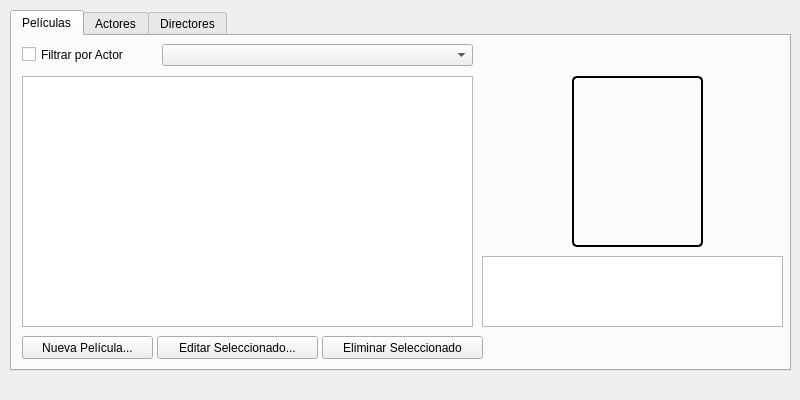
<?xml version="1.0" encoding="UTF-8"?>
<ui version="4.0">
 <class>MainWindow</class>
 <widget class="QMainWindow" name="MainWindow">
  <property name="geometry">
   <rect>
    <x>0</x>
    <y>0</y>
    <width>800</width>
    <height>400</height>
   </rect>
  </property>
  <property name="sizePolicy">
   <sizepolicy hsizetype="Fixed" vsizetype="Fixed">
    <horstretch>0</horstretch>
    <verstretch>0</verstretch>
   </sizepolicy>
  </property>
  <property name="windowTitle">
   <string>Administración</string>
  </property>
  <widget class="QWidget" name="centralwidget">
   <widget class="QTabWidget" name="tabWidget">
    <property name="geometry">
     <rect>
      <x>10</x>
      <y>10</y>
      <width>781</width>
      <height>361</height>
     </rect>
    </property>
    <property name="currentIndex">
     <number>0</number>
    </property>
    <widget class="QWidget" name="Peliculas">
     <attribute name="title">
      <string>Películas</string>
     </attribute>
     <widget class="QCheckBox" name="filter_actor_checkBox">
      <property name="geometry">
       <rect>
        <x>10</x>
        <y>10</y>
        <width>141</width>
        <height>17</height>
       </rect>
      </property>
      <property name="text">
       <string>Filtrar por Actor</string>
      </property>
     </widget>
     <widget class="QComboBox" name="actor_filter_comboBox">
      <property name="geometry">
       <rect>
        <x>150</x>
        <y>8</y>
        <width>311</width>
        <height>22</height>
       </rect>
      </property>
     </widget>
     <widget class="QLabel" name="pelicula_image">
      <property name="geometry">
       <rect>
        <x>560</x>
        <y>40</y>
        <width>131</width>
        <height>171</height>
       </rect>
      </property>
      <property name="styleSheet">
       <string notr="true"> border-style: solid;
     border-width: 2px;
     border-radius: 5px;
     border-color: black;</string>
      </property>
      <property name="text">
       <string/>
      </property>
      <property name="scaledContents">
       <bool>true</bool>
      </property>
     </widget>
     <widget class="QPushButton" name="BNuevo">
      <property name="geometry">
       <rect>
        <x>10</x>
        <y>300</y>
        <width>131</width>
        <height>23</height>
       </rect>
      </property>
      <property name="text">
       <string>Nueva Película...</string>
      </property>
     </widget>
     <widget class="QPushButton" name="BEliminar">
      <property name="geometry">
       <rect>
        <x>310</x>
        <y>300</y>
        <width>161</width>
        <height>23</height>
       </rect>
      </property>
      <property name="text">
       <string>Eliminar Seleccionado</string>
      </property>
     </widget>
     <widget class="QPushButton" name="BEditar">
      <property name="geometry">
       <rect>
        <x>145</x>
        <y>300</y>
        <width>161</width>
        <height>23</height>
       </rect>
      </property>
      <property name="text">
       <string>Editar Seleccionado...</string>
      </property>
     </widget>
     <widget class="QTableWidget" name="tabla_peliculas">
      <property name="geometry">
       <rect>
        <x>10</x>
        <y>40</y>
        <width>451</width>
        <height>251</height>
       </rect>
      </property>
      <property name="selectionMode">
       <enum>QAbstractItemView::SingleSelection</enum>
      </property>
      <property name="selectionBehavior">
       <enum>QAbstractItemView::SelectRows</enum>
      </property>
     </widget>
     <widget class="QTextEdit" name="pelicula_description_text">
      <property name="enabled">
       <bool>true</bool>
      </property>
      <property name="geometry">
       <rect>
        <x>470</x>
        <y>220</y>
        <width>301</width>
        <height>71</height>
       </rect>
      </property>
      <property name="textInteractionFlags">
       <set>Qt::TextSelectableByKeyboard|Qt::TextSelectableByMouse</set>
      </property>
     </widget>
     <widget class="QLabel" name="pelicula_name_label">
      <property name="geometry">
       <rect>
        <x>490</x>
        <y>10</y>
        <width>251</width>
        <height>31</height>
       </rect>
      </property>
      <property name="font">
       <font>
        <pointsize>14</pointsize>
        <weight>75</weight>
        <bold>true</bold>
       </font>
      </property>
      <property name="text">
       <string/>
      </property>
      <property name="alignment">
       <set>Qt::AlignCenter</set>
      </property>
     </widget>
    </widget>
    <widget class="QWidget" name="Actores">
     <attribute name="title">
      <string>Actores</string>
     </attribute>
     <widget class="QLabel" name="actor_image">
      <property name="geometry">
       <rect>
        <x>540</x>
        <y>40</y>
        <width>171</width>
        <height>251</height>
       </rect>
      </property>
      <property name="styleSheet">
       <string notr="true"> border-style: solid;
     border-width: 2px;
     border-radius: 5px;
     border-color: black;</string>
      </property>
      <property name="text">
       <string/>
      </property>
      <property name="scaledContents">
       <bool>true</bool>
      </property>
     </widget>
     <widget class="QPushButton" name="BEliminar_2">
      <property name="geometry">
       <rect>
        <x>300</x>
        <y>300</y>
        <width>161</width>
        <height>23</height>
       </rect>
      </property>
      <property name="text">
       <string>Eliminar Seleccionado</string>
      </property>
     </widget>
     <widget class="QPushButton" name="BEditar_2">
      <property name="geometry">
       <rect>
        <x>130</x>
        <y>300</y>
        <width>161</width>
        <height>23</height>
       </rect>
      </property>
      <property name="text">
       <string>Editar Seleccionado...</string>
      </property>
     </widget>
     <widget class="QComboBox" name="movie_filter_comboBox">
      <property name="geometry">
       <rect>
        <x>170</x>
        <y>8</y>
        <width>291</width>
        <height>22</height>
       </rect>
      </property>
     </widget>
     <widget class="QCheckBox" name="filter_pelicula_checkBox">
      <property name="geometry">
       <rect>
        <x>10</x>
        <y>10</y>
        <width>151</width>
        <height>17</height>
       </rect>
      </property>
      <property name="text">
       <string>Filtrar por Película</string>
      </property>
     </widget>
     <widget class="QPushButton" name="BNuevo_2">
      <property name="geometry">
       <rect>
        <x>10</x>
        <y>300</y>
        <width>111</width>
        <height>23</height>
       </rect>
      </property>
      <property name="text">
       <string>Nuevo Actor...</string>
      </property>
     </widget>
     <widget class="QTableWidget" name="tabla_actores">
      <property name="geometry">
       <rect>
        <x>10</x>
        <y>40</y>
        <width>451</width>
        <height>251</height>
       </rect>
      </property>
      <property name="selectionMode">
       <enum>QAbstractItemView::SingleSelection</enum>
      </property>
      <property name="selectionBehavior">
       <enum>QAbstractItemView::SelectRows</enum>
      </property>
     </widget>
     <widget class="QLabel" name="actor_name_label">
      <property name="geometry">
       <rect>
        <x>500</x>
        <y>10</y>
        <width>251</width>
        <height>31</height>
       </rect>
      </property>
      <property name="font">
       <font>
        <pointsize>14</pointsize>
        <weight>75</weight>
        <bold>true</bold>
       </font>
      </property>
      <property name="text">
       <string/>
      </property>
      <property name="alignment">
       <set>Qt::AlignCenter</set>
      </property>
     </widget>
    </widget>
    <widget class="QWidget" name="Directores">
     <attribute name="title">
      <string>Directores</string>
     </attribute>
     <widget class="QPushButton" name="BNuevo_3">
      <property name="geometry">
       <rect>
        <x>6</x>
        <y>300</y>
        <width>131</width>
        <height>23</height>
       </rect>
      </property>
      <property name="text">
       <string>Nuevo Director...</string>
      </property>
     </widget>
     <widget class="QPushButton" name="BEditar_3">
      <property name="geometry">
       <rect>
        <x>150</x>
        <y>300</y>
        <width>161</width>
        <height>23</height>
       </rect>
      </property>
      <property name="text">
       <string>Editar Seleccionado...</string>
      </property>
     </widget>
     <widget class="QPushButton" name="BEliminar_3">
      <property name="geometry">
       <rect>
        <x>320</x>
        <y>300</y>
        <width>161</width>
        <height>23</height>
       </rect>
      </property>
      <property name="text">
       <string>Eliminar Seleccionado</string>
      </property>
     </widget>
     <widget class="QLabel" name="director_image">
      <property name="geometry">
       <rect>
        <x>540</x>
        <y>40</y>
        <width>171</width>
        <height>251</height>
       </rect>
      </property>
      <property name="styleSheet">
       <string notr="true"> border-style: solid;
     border-width: 2px;
     border-radius: 5px;
     border-color: black;</string>
      </property>
      <property name="text">
       <string/>
      </property>
      <property name="scaledContents">
       <bool>true</bool>
      </property>
     </widget>
     <widget class="QTableWidget" name="tabla_directores">
      <property name="geometry">
       <rect>
        <x>10</x>
        <y>40</y>
        <width>451</width>
        <height>251</height>
       </rect>
      </property>
      <property name="selectionMode">
       <enum>QAbstractItemView::SingleSelection</enum>
      </property>
      <property name="selectionBehavior">
       <enum>QAbstractItemView::SelectRows</enum>
      </property>
     </widget>
     <widget class="QLabel" name="director_name_label">
      <property name="geometry">
       <rect>
        <x>500</x>
        <y>10</y>
        <width>251</width>
        <height>31</height>
       </rect>
      </property>
      <property name="font">
       <font>
        <pointsize>14</pointsize>
        <weight>75</weight>
        <bold>true</bold>
       </font>
      </property>
      <property name="text">
       <string/>
      </property>
      <property name="alignment">
       <set>Qt::AlignCenter</set>
      </property>
     </widget>
    </widget>
   </widget>
  </widget>
  <widget class="QMenuBar" name="menubar">
   <property name="geometry">
    <rect>
     <x>0</x>
     <y>0</y>
     <width>800</width>
     <height>25</height>
    </rect>
   </property>
  </widget>
 </widget>
 <resources/>
 <connections/>
</ui>
